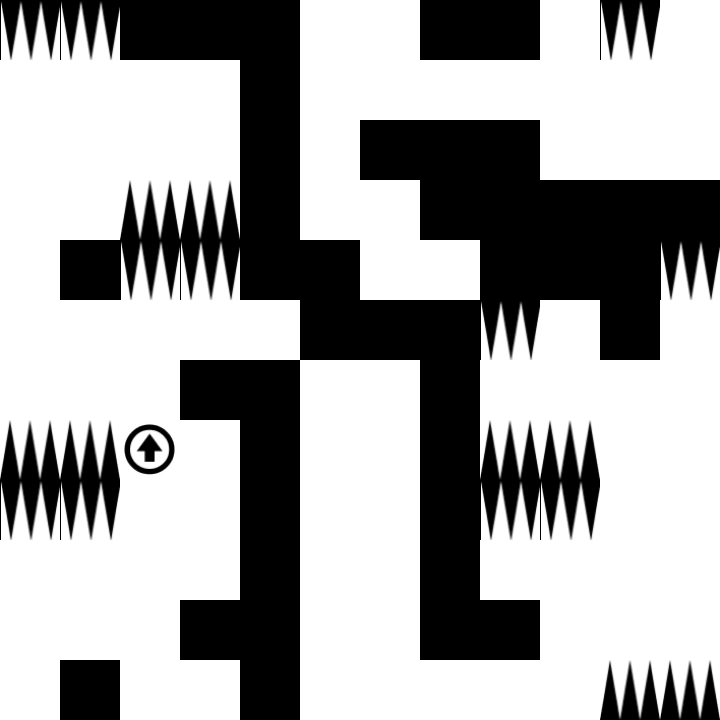

The image is a tile-based game level rendered from a .tmx file. Its description and complete source (layers, tilesets, objects, tile grids) follow:
An orthogonal 12x12 tile map with 60x60 px tiles, 2 tile layers (Layer2, Layer3) and 2 objects (gate2, gate1).

<map version="1.5" tiledversion="1.7.2" orientation="orthogonal" renderorder="right-down" width="12" height="12" tilewidth="60" tileheight="60" infinite="0" nextlayerid="4" nextobjectid="4">
 <tileset firstgid="1" source="graph.tsx" />
 <layer id="1" name="Layer2" width="12" height="12">
  <data encoding="csv">
10,10,3,3,3,1,1,3,3,1,10,1,
1,1,1,1,3,1,1,1,1,1,1,1,
1,1,1,1,3,1,3,3,3,1,1,1,
1,1,2,2,3,1,1,3,3,3,3,3,
1,3,10,10,3,3,1,1,3,3,3,10,
1,1,1,1,1,3,3,3,10,1,3,1,
1,1,1,3,3,1,1,3,1,1,1,1,
2,2,1,1,3,1,1,3,2,2,1,1,
10,10,1,1,3,1,1,3,10,10,1,1,
1,1,1,1,3,1,1,3,1,1,1,1,
1,1,1,3,3,1,1,3,3,1,1,1,
1,3,1,1,3,1,1,1,1,1,2,2
</data>
 </layer>
 <layer id="3" name="Layer3" width="12" height="12">
  <data encoding="csv">
0,0,0,0,0,0,0,0,0,0,0,0,
0,0,0,0,0,0,0,0,0,0,0,0,
0,0,0,0,0,0,0,0,0,0,0,0,
0,0,0,0,0,0,0,0,0,0,0,0,
0,0,0,0,0,0,0,0,0,0,0,0,
0,0,0,0,0,0,0,0,0,0,0,0,
0,0,0,0,0,0,0,0,0,0,0,0,
0,0,15,0,0,0,0,0,0,0,0,0,
0,0,0,0,0,0,0,0,0,0,0,0,
0,0,0,0,0,0,0,0,0,0,0,0,
0,0,0,0,0,0,0,0,0,0,0,0,
0,0,0,0,0,0,0,0,0,0,0,0
</data>
 </layer>
 <objectgroup id="2" name="Transfer">
  <object id="2" name="gate2" gid="19" x="540" y="60" width="60" height="60">
   <properties>
    <property name="target_gate" value="gate1" />
    <property name="target_level" value="level23" />
   </properties>
  </object>
  <object id="3" name="gate1" gid="6" x="120" y="720" width="60" height="60">
   <properties>
    <property name="target_gate" value="gate2" />
    <property name="target_level" value="level21" />
   </properties>
  </object>
 </objectgroup>
</map>
